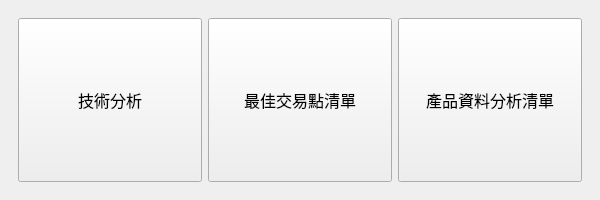
<?xml version="1.0" encoding="UTF-8"?>
<ui version="4.0">
 <class>Window_Menu</class>
 <widget class="QMainWindow" name="Window_Menu">
  <property name="geometry">
   <rect>
    <x>0</x>
    <y>0</y>
    <width>600</width>
    <height>200</height>
   </rect>
  </property>
  <property name="windowTitle">
   <string>MainWindow</string>
  </property>
  <widget class="QWidget" name="centralwidget">
   <property name="sizePolicy">
    <sizepolicy hsizetype="Preferred" vsizetype="Preferred">
     <horstretch>0</horstretch>
     <verstretch>0</verstretch>
    </sizepolicy>
   </property>
   <property name="contextMenuPolicy">
    <enum>Qt::DefaultContextMenu</enum>
   </property>
   <layout class="QGridLayout" name="gridLayout">
    <item row="0" column="0">
     <widget class="QWidget" name="horizontalWidget" native="true">
      <property name="sizePolicy">
       <sizepolicy hsizetype="Ignored" vsizetype="Ignored">
        <horstretch>0</horstretch>
        <verstretch>0</verstretch>
       </sizepolicy>
      </property>
      <property name="minimumSize">
       <size>
        <width>350</width>
        <height>40</height>
       </size>
      </property>
      <property name="autoFillBackground">
       <bool>false</bool>
      </property>
      <layout class="QHBoxLayout" name="horizontalLayout">
       <item>
        <widget class="QPushButton" name="pushButton_TechAnalyze">
         <property name="sizePolicy">
          <sizepolicy hsizetype="Minimum" vsizetype="Minimum">
           <horstretch>0</horstretch>
           <verstretch>0</verstretch>
          </sizepolicy>
         </property>
         <property name="font">
          <font>
           <family>微軟正黑體</family>
           <pointsize>12</pointsize>
          </font>
         </property>
         <property name="text">
          <string>技術分析</string>
         </property>
        </widget>
       </item>
       <item>
        <widget class="QPushButton" name="pushButton_BestTrade">
         <property name="sizePolicy">
          <sizepolicy hsizetype="Minimum" vsizetype="Minimum">
           <horstretch>0</horstretch>
           <verstretch>0</verstretch>
          </sizepolicy>
         </property>
         <property name="font">
          <font>
           <family>微軟正黑體</family>
           <pointsize>12</pointsize>
          </font>
         </property>
         <property name="text">
          <string>最佳交易點清單</string>
         </property>
        </widget>
       </item>
       <item>
        <widget class="QPushButton" name="pushButton_DataList">
         <property name="sizePolicy">
          <sizepolicy hsizetype="Minimum" vsizetype="Minimum">
           <horstretch>0</horstretch>
           <verstretch>0</verstretch>
          </sizepolicy>
         </property>
         <property name="font">
          <font>
           <family>微軟正黑體</family>
           <pointsize>12</pointsize>
          </font>
         </property>
         <property name="text">
          <string>產品資料分析清單</string>
         </property>
        </widget>
       </item>
      </layout>
     </widget>
    </item>
   </layout>
  </widget>
 </widget>
 <resources/>
 <connections/>
</ui>
